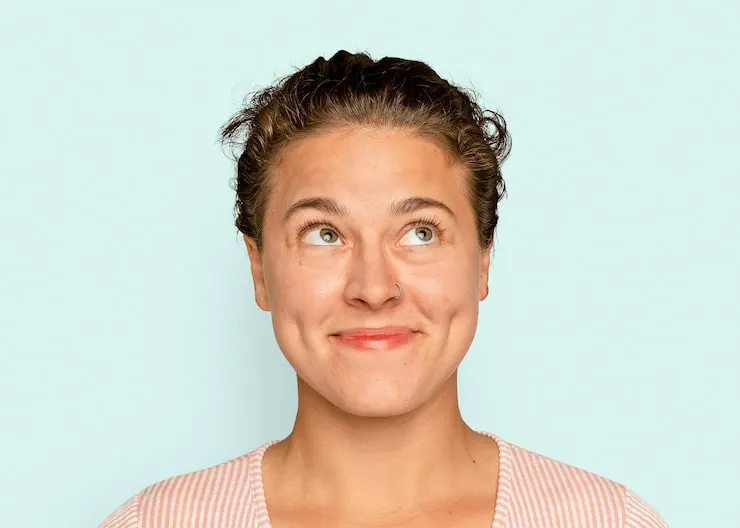
#> input picture Testing images/Face_image1.webp, 740 x 528 px, found by its file name
$ python AlexNet_CNN.py
#> lines starting #> are read from the running program, lines starting #| are printed output that depends on the picture; long printed decimals are rounded
import cv2
import numpy as np

#image Load
image_path = r"C:\Users\Abdullah Hashmi\Downloads\CNN Scratch\Testing images\Face_image1.webp"
image = cv2.imread(image_path, cv2.IMREAD_COLOR)
#> image is the input picture: shape (528, 740, 3); mean B, G, R 199.1, 211.8, 210.5

original_image = image.copy()
print(image.shape)
#| (528, 740, 3)

if image is None:
    print("image not found")
    exit()

print("origninal image shape: ", image.shape)
#| origninal image shape:  (528, 740, 3)

#Convert BGR to RGB
image = cv2.cvtColor(image, cv2.COLOR_BGR2RGB)
print("RGB Image Shape:", image.shape)
#| RGB Image Shape: (528, 740, 3)

#Resize
image = cv2.resize(image,(64,64))
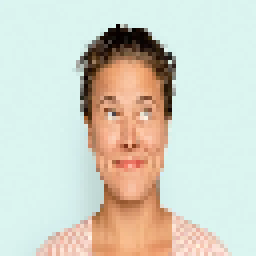
#> image: shape (64, 64, 3) (shown 4 times larger); mean R, G, B 210.5, 211.9, 199.2
print("Resized RGB image Shape:", image.shape)
#| Resized RGB image Shape: (64, 64, 3)

#Normalize
image = image.astype(np.float64)/ 255.0
print("Normalized image shape:", image.shape)
#| Normalized image shape: (64, 64, 3)

#Convolution 1
def convolution(input_data, filters, biases):

    input_height, input_width, input_channels = input_data.shape
#> input_height = 64; input_width = 64; input_channels = 3

    kernel_height, kernel_width, kernel_channels, num_filters = filters.shape

    if input_channels != kernel_channels:
        raise ValueError(
            "Input channels and filter channels do not match"
        )

    output_height = input_height - kernel_height + 1
#> output_height = 62
    output_width = input_width - kernel_width + 1
#> output_width = 62

    output = np.zeros(
        (output_height, output_width, num_filters),
        dtype=np.float64
    )
    for i in range(output_height):

        # Loop over output width
        for j in range(output_width):

            # Extract a small region from input
            #
            # Example:
            # 3 x 3 x 3
            #
            region = input_data[
                i:i + kernel_height,
                j:j + kernel_width,
                :
            ]

            # Apply every filter
            for f in range(num_filters):

                # Select filter
                kernel = filters[:, :, :, f]

              # Element-wise multiplication
                #
                # region:
                # 3 x 3 x channels
                #
                # kernel:
                # 3 x 3 x channels
                #
                # Then sum everything.
                #
                value = np.sum(region * kernel)

                # Add bias
                value += biases[f]

                # Store result
                output[i, j, f] = value
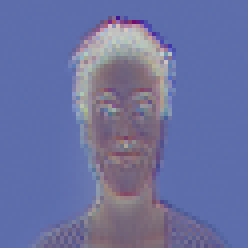
#> output: shape (62, 62, 4) float64 (shown 4 times larger); mean R, G, B, A -0.0415, -0.0384, -0.0153, 0.00514; transparent parts drawn white
#| (62, 62, 4)

    return output

# RELU
def relu(feature_maps):
    """
    ReLU activation function.

    ReLU(x) = max(0, x)
    """

    return np.maximum(0, feature_maps)
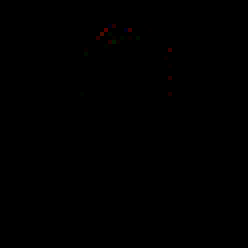
#> returned value: shape (62, 62, 4) float64 (shown 4 times larger); mean of channels 0, 1, 2, 3 1.49e-06, 3.34e-06, 1.65e-05, 0.00532; drawn with min black and max white
#| (62, 62, 4)

# MAX POOLING
# Pool size:
#
#     2 x 2
#
# Stride:
#
#     2
#
# Important:
#
# Pooling is applied independently to every feature map.
#
# Example:
#
#     62 x 62 x 4
#
# becomes:
#
#     31 x 31 x 4
def max_pool(feature_maps, pool_size=2, stride=2):

#> called with pool_size = 2, stride = 2
    height, width, channels = feature_maps.shape
#> height = 62; width = 62; channels = 4

    output_height = (height - pool_size) // stride + 1
#> output_height = 31
    output_width = (width - pool_size) // stride + 1
#> output_width = 31

    output = np.zeros(
        (output_height, output_width, channels),
        dtype=np.float64
    )

    # Loop through channels
    for c in range(channels):

        # Loop through height
        for i in range(output_height):

            # Loop through width
            for j in range(output_width):

                start_i = i * stride
                start_j = j * stride

                # Extract 2x2 region
                region = feature_maps[
                    start_i:start_i + pool_size,
                    start_j:start_j + pool_size,
                    c
                ]

                # Select maximum value
                output[i, j, c] = np.max(region)
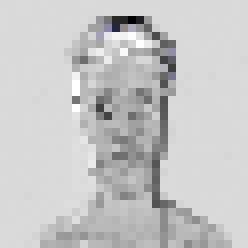
#> output: shape (31, 31, 4) float64 (shown 8 times larger); mean R, G, B, A 5.96e-06, 1.3e-05, 5.95e-05, 0.00679; transparent parts drawn white

    return output

# SOFTMAX
def softmax(x):
    """
    Convert raw FC outputs into probabilities.
    """
    x = x - np.max(x)

    exp_values = np.exp(x)

    probabilities = exp_values / np.sum(exp_values)

    return probabilities

# WEIGHT INITIALIZATION
# We create random filters.
#
# IMPORTANT:
#
# These are NOT trained weights.
#
# Therefore the final classification result is NOT meaningful.
#
# This program demonstrates the forward-pass architecture.
np.random.seed(42)

# CONV1
# Input:
#
#     64 x 64 x 3
#
# RGB = 3 channels
#
# Conv1:
#
#     4 filters
#     3 x 3
#
# Each filter must have depth 3:
#
#     3 x 3 x 3
#
# Four filters:
#
#     3 x 3 x 3 x 4
#
# Output:
#
#     62 x 62 x 4
conv1_filters = np.random.randn(
    3, 3, 3, 4
) * 0.01

conv1_biases = np.zeros(4)

conv1 = convolution(
    image,
    conv1_filters,
    conv1_biases
)

print("\nAfter Conv1:")
print(conv1.shape)
# RELU 1

relu1 = relu(conv1)

print("After ReLU1:")
print(relu1.shape)

# MAX POOL 1
pool1 = max_pool(
    relu1,
    pool_size=2,
    stride=2
)

print("After Max Pool1:")
print(pool1.shape)
#| (31, 31, 4)

# CONV2
# Input:
#
#     31 x 31 x 4
#
# Because Conv1 created 4 feature maps.
#
# Every Conv2 filter must therefore have:
#
#     3 x 3 x 4
#
# We use 8 filters.
#
# Filter bank:
#
#     3 x 3 x 4 x 8
#
# Output:
#
#     29 x 29 x 8

conv2_filters = np.random.randn(
    3, 3, 4, 8
) * 0.01

conv2_biases = np.zeros(8)

conv2 = convolution(
    pool1,
    conv2_filters,
    conv2_biases
)

print("\nAfter Conv2:")
print(conv2.shape)
#| (29, 29, 8)

# RELU 2
relu2 = relu(conv2)

print("After ReLU2:")
print(relu2.shape)
#| (29, 29, 8)
# MAX POOL 2
pool2 = max_pool(
    relu2,
    pool_size=2,
    stride=2
)

print("After Max Pool2:")
print(pool2.shape)
#| (14, 14, 8)
# CONV3
# Input:
#
#     14 x 14 x 8
#
# Conv3:
#
#     8 filters
#
# Every filter:
#
#     3 x 3 x 8
#
# Output:
#
#     12 x 12 x 8
#
conv3_filters = np.random.randn(
    3, 3, 8, 8
) * 0.01

conv3_biases = np.zeros(8)

conv3 = convolution(
    pool2,
    conv3_filters,
    conv3_biases
)
print("\nAfter Conv3:")
print(conv3.shape)
#| (12, 12, 8)
# RELU 3
relu3 = relu(conv3)

print("After ReLU3:")
print(relu3.shape)
#| (12, 12, 8)
# CONV4
# Input:
#
#     12 x 12 x 8
#
# Filter:
#
#     3 x 3 x 8
#
# Number of filters:
#
#     8
#
# Output:
#
#     10 x 10 x 8
conv4_filters = np.random.randn(
    3, 3, 8, 8
) * 0.01

conv4_biases = np.zeros(8)

conv4 = convolution(
    relu3,
    conv4_filters,
    conv4_biases
)

print("\nAfter Conv4:")
print(conv4.shape)
#| (10, 10, 8)
# RELU 4
relu4 = relu(conv4)

print("After ReLU4:")
print(relu4.shape)
#| (10, 10, 8)

# Input:
#
#     10 x 10 x 8
#
# Filter:
#
#     3 x 3 x 8
#
# Number of filters:
#
#     8
#
# Output:
#
#     8 x 8 x 8

conv5_filters = np.random.randn(
    3, 3, 8, 8
) * 0.01

conv5_biases = np.zeros(8)

conv5 = convolution(
    relu4,
    conv5_filters,
    conv5_biases
)

print("\nAfter Conv5:")
print(conv5.shape)
#| (8, 8, 8)

# RELU 5
relu5 = relu(conv5)

print("After ReLU5:")
print(relu5.shape)
#| (8, 8, 8)

# MAX POOL 3
# Input:
#
#     8 x 8 x 8
#
# Output:
#
#     4 x 4 x 8

pool3 = max_pool(
    relu5,
    pool_size=2,
    stride=2
)

print("\nAfter Max Pool3:")
print(pool3.shape)
#| (4, 4, 8)


# FLATTEN
# Input:
#
#     4 x 4 x 8
#
# Flatten converts this into:
#
#     4 * 4 * 8 = 128
flatten = pool3.flatten()
#> flatten = 128 values, max 1.19e-07 at index 73, min 0 at index 2, mean 3.28e-08

print("\nAfter Flatten:")
print(flatten.shape)
#| (128,)

# FULLY CONNECTED LAYER 1
# ============================================================
#
# 128 inputs
# 64 neurons
fc1_weights = np.random.randn(
    128, 64
) * 0.01

fc1_bias = np.zeros(64)

fc1 = np.dot(
    flatten,
    fc1_weights
) + fc1_bias
#> fc1 = 64 values, max 1.9e-08 at index 24, min -1.03e-08 at index 50, mean 9.08e-11

# ReLU after FC1
fc1 = relu(fc1)
#> fc1 = 64 values, max 1.9e-08 at index 24, min 0 at index 1, mean 2.25e-09

print("\nAfter FC1:")
print(fc1.shape)
#| (64,)

# FULLY CONNECTED LAYER 2
# 64 inputs
# 32 neurons

fc2_weights = np.random.randn(
    64, 32
) * 0.01

fc2_bias = np.zeros(32)

fc2 = np.dot(
    fc1,
    fc2_weights
) + fc2_bias
#> fc2 = 32 values, max 5.32e-10 at index 8, min -6.9e-10 at index 21, mean -7.56e-11

# ReLU after FC2
fc2 = relu(fc2)
#> fc2 = 32 values, max 5.32e-10 at index 8, min 0 at index 1, mean 1.11e-10

print("\nAfter FC2:")
print(fc2.shape)
#| (32,)

# FULLY CONNECTED LAYER 3
# This is the output layer.
#
# Here we use 10 output classes as an example.
#
# Example:
#
# Class 0
# Class 1
# Class 2
# ...
# Class 9
num_classes = 10

fc3_weights = np.random.randn(
    32, num_classes
) * 0.01

fc3_bias = np.zeros(num_classes)

fc3 = np.dot(
    fc2,
    fc3_weights
) + fc3_bias
#> fc3 = [-1.56e-11, 3.02e-12, 2.73e-12, -3.78e-12, -7.17e-13, -5.04e-12, 2.06e-12, 6.14e-12, 4.59e-12, -2.42e-11]

print("\nAfter FC3:")
print(fc3.shape)
#| (10,)

print("Raw FC3 output:")
print(fc3)
#| [-1.56030745e-11  3.02414160e-12  2.72588389e-12 -3.78147915e-12
#|  -7.16683621e-13 -5.03574695e-12  2.06086164e-12  6.13952840e-12
#|   4.59203082e-12 -2.42408425e-11]
# SOFTMAX
# Softmax converts the 10 raw values into probabilities.
#
# Example:
#
# Class 0 = 0.10
# Class 1 = 0.04
# Class 2 = 0.21
# ...
#
# All probabilities add up to approximately 1.
probabilities = softmax(fc3)
#> in softmax, `x = x - np.max(x)`: x = [-2.17e-11, -3.12e-12, -3.41e-12, -9.92e-12, -6.86e-12, -1.12e-11, -4.08e-12, 0, -1.55e-12, -3.04e-11]
#> in softmax, `exp_values = np.exp(x)`: exp_values = [1, 1, 1, 1, 1, 1, 1, 1, 1, 1]
#> in softmax, `probabilities = exp_values / np.sum(exp_values)`: probabilities = [0.1, 0.1, 0.1, 0.1, 0.1, 0.1, 0.1, 0.1, 0.1, 0.1]
#> probabilities = [0.1, 0.1, 0.1, 0.1, 0.1, 0.1, 0.1, 0.1, 0.1, 0.1]

print("\nSoftmax probabilities:")

for i, probability in enumerate(probabilities):
    print(
        f"Class {i}: {probability:.6f}"
    )
#> this loop made 10 passes
#| Class 0: 0.1
#| Class 1: 0.1
#| Class 2: 0.1
#| Class 3: 0.1
#| Class 4: 0.1
#| Class 5: 0.1
#| Class 6: 0.1
#| Class 7: 0.1
#> (further printed lines are left out)

# FINAL PREDICTION

predicted_class = np.argmax(probabilities)
#> predicted_class = 7

print("\nFinal Prediction:")
print("Predicted Class:", predicted_class)
#| Predicted Class: 7

print(
    "Confidence:",
    f"{probabilities[predicted_class] * 100:.2f}%"
)
#| Confidence: 10.00%


# VERIFY SOFTMAX
print(
    "\nSum of Softmax probabilities:",
    np.sum(probabilities)
)
#| Sum of Softmax probabilities: 1.0

# DISPLAY INPUT IMAGE
# OpenCV expects BGR when displaying.
#
# Therefore convert RGB back to BGR.
display_image = cv2.cvtColor(
    (image * 255).astype(np.uint8),
    cv2.COLOR_RGB2BGR
)
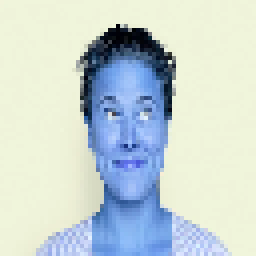
#> display_image: shape (64, 64, 3) (shown 4 times larger); mean R, G, B 199.2, 211.9, 210.5
display_large = cv2.resize(
    display_image,
    (400, 400),
    interpolation=cv2.INTER_NEAREST
)
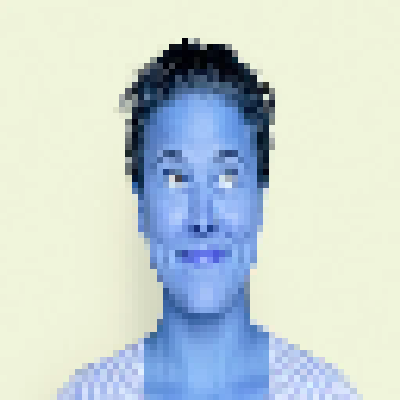
#> display_large: shape (400, 400, 3); mean R, G, B 199.3, 212, 210.5

cv2.imshow("Mini AlexNet Input Image", display_large)
cv2.waitKey(0)
cv2.destroyAllWindows()
